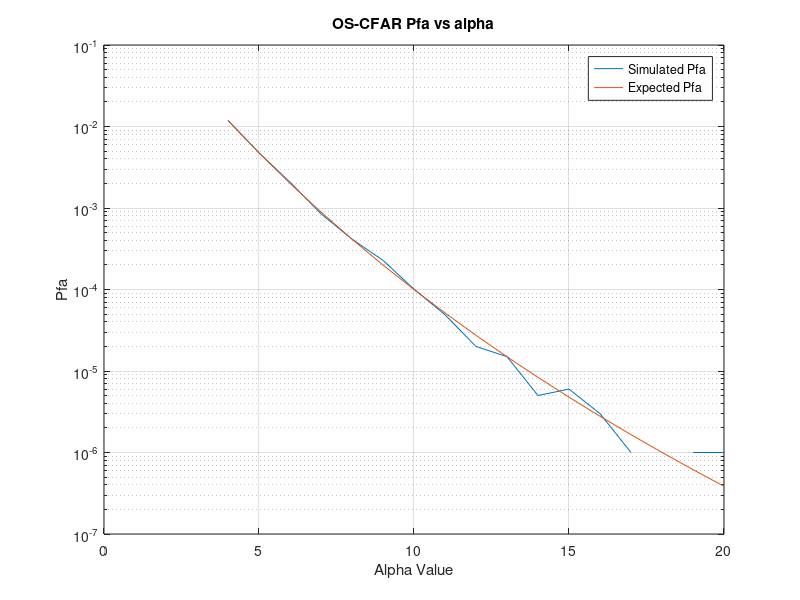

Reproduce this figure in MATLAB.
clear all;
format longE;

Iterations = 1e6;
N = 20;
index =15;



Reference_cells = zeros(N,Iterations);

alpha_range = 4:1:20;

Pfa = [];
Pfa_average = [];

I = randn(N,Iterations);
Q = randn(N,Iterations);
Reference_cells = (I + 1j*Q)/sqrt(2);
	

Reference_cells_AD = abs(Reference_cells).^2;
Sorted_Cells = sort(Reference_cells_AD,1,'ascend');
	
g = Sorted_Cells(index,:);

    
    
for alpha  = alpha_range

	disp(alpha);

	
	T = g*alpha;

	I_test = randn(Iterations,1);
	Q_test = randn(Iterations,1);
	Test_Signal = (I_test + 1j*Q_test)/sqrt(2);
	Test_AD = abs(Test_Signal).^2;

	False_Alarms = sum((Test_AD.'-T)>0);
	Pfa = [Pfa;False_Alarms/Iterations];
    
    Pfa_average = [Pfa_average; factorial(N)*factorial(alpha+N-index)/(factorial(N-index)*factorial(alpha+N))];
   
end;
close all
figure;
semilogy(alpha_range,Pfa);
hold on;
semilogy(alpha_range,Pfa_average);
grid on;
xlabel('Alpha Value');
ylabel('Pfa');
title('OS-CFAR Pfa vs alpha')
legend('Simulated Pfa','Expected Pfa')

